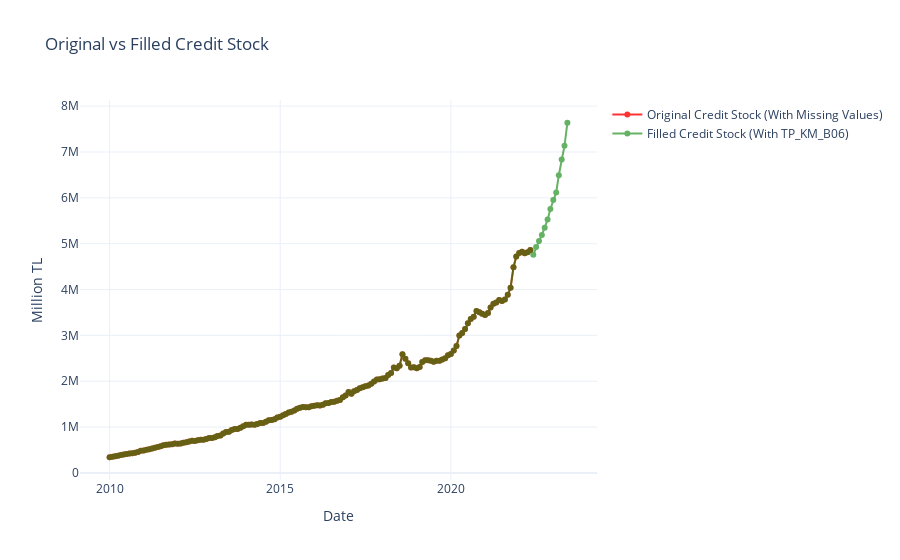

Notebook code cell kept with this figure:
### Code cell
fig = go.Figure()

fig.add_trace(go.Scatter(
    x=df["Date"], 
    y=df["Kredi Stok"], 
    mode="lines+markers",
    name="Original Credit Stock (With Missing Values)",
    line=dict(color="red"),
    opacity=0.8,
    connectgaps=False
))

fig.add_trace(go.Scatter(
    x=df_filled["Date"], 
    y=df_filled["Kredi Stok"], 
    mode="lines+markers",
    name="Filled Credit Stock (With TP_KM_B06)",
    line=dict(color="green"),
    opacity=0.6
))

fig.update_layout(
    title="Original vs Filled Credit Stock",
    xaxis_title="Date",
    yaxis_title="Million TL",
    hovermode="x unified",
    template="plotly_white"
)

fig.show()

### Figure 1 — Plotly figure (JSON) as saved in the notebook; plotly's stock layout.template omitted (floating-point values rounded to 4 significant figures; data arrays with more than 128 entries replaced by an {"elided": "..."} marker saying what was removed)
{"data": [{"connectgaps": false, "line": {"color": "red"}, "mode": "lines+markers", "name": "Original Credit Stock (With Missing Values)", "opacity": 0.8, "type": "scatter", "x": {"elided": "162 str values"}, "y": {"elided": "162 float values"}}, {"line": {"color": "green"}, "mode": "lines+markers", "name": "Filled Credit Stock (With TP_KM_B06)", "opacity": 0.6, "type": "scatter", "x": {"elided": "162 str values"}, "y": {"elided": "162 float values"}}], "layout": {"hovermode": "x unified", "title": {"text": "Original vs Filled Credit Stock"}, "xaxis": {"title": {"text": "Date"}}, "yaxis": {"title": {"text": "Million TL"}}}}
